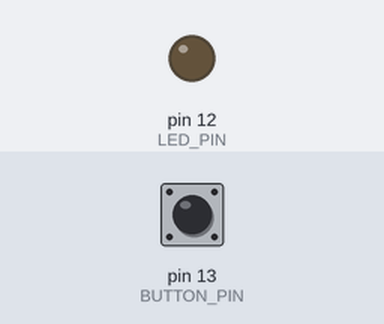
The program below on a simulated Raspberry Pi (header pin numbers). Shown: output pins drawn as LEDs (lit = HIGH). Dashed ring = blinking. The test bench sets the inputs (shaded band); at power-on: pin 13 (BUTTON_PIN) HIGH. Threads take turns every 2 ms.

Above: at 1.2 s.
1.3 s: pin 13 (BUTTON_PIN) pulled LOW for 0.15 s
At 2.1 s:
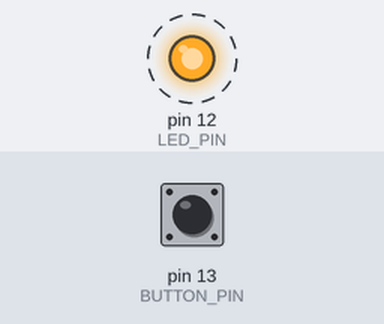
4.4 s: pin 13 (BUTTON_PIN) pulled LOW for 1 s
At 4.4 s:
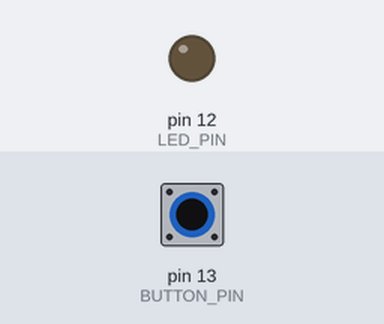
6.9 s: pin 13 (BUTTON_PIN) pulled LOW for 3.2 s
At 7.7 s:
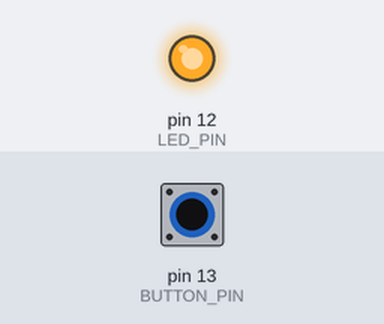
Timing chart, 0 to 19.1 s (numbered marks = the images above; inputs shaded):
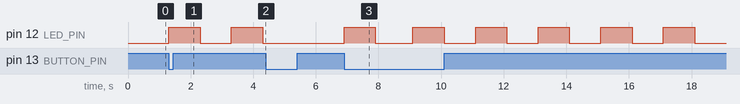

Measured:
- after the input at 1.3 s, pin 12 (LED_PIN): alternates HIGH for 1.0 s and LOW for 1.0 s, starting at once
- after the input at 4.4 s, pin 12 (LED_PIN): stays LOW (without the input it goes to HIGH after 0.90 s)
- after the input at 6.9 s, pin 12 (LED_PIN): goes HIGH 1.0 s, LOW 1.2 s, 4 × (HIGH 1.0 s, LOW 1.0 s), HIGH 1.0 s, then LOW, starting at once

The program:

blink_on_press.py
```python
import RPi.GPIO as gpio
import time
import threading

LED_PIN = 12 # led connected to GPIO18
BUTTON_PIN = 13 # button connected to GPIO27

exitFlag = 1
thread = None

# LED class
class led:
    def __init__(self, pin):
        self.pin = pin
    def on(self):
        gpio.output(self.pin, gpio.HIGH)
    def off(self):
        gpio.output(self.pin, gpio.LOW)
    def blink(self, timeOn, timeOff):
        self.on()
        time.sleep(timeOn)
        self.off()
        time.sleep(timeOff)
        return

# thread class
class blink_thread(threading.Thread):
    def __init__(self, pin):
        threading.Thread.__init__(self)
        self.led = led(pin)
    def run(self):
        while not exitFlag:
            self.led.blink(1, 1)

def main():
    # use board pin numbers
    gpio.setmode(gpio.BOARD)

    # set up gpio.pins
    gpio.setup(LED_PIN, gpio.OUT)
    gpio.setup(BUTTON_PIN, gpio.IN)

    global exitFlag
    global thread
    while True:
        if not gpio.input(BUTTON_PIN):
            if exitFlag:
                exitFlag = 0
                thread = blink_thread(LED_PIN)
                thread.start()
            else:
                exitFlag = 1
            time.sleep(1)
        time.sleep(0.1)

try:
    main()
except KeyboardInterrupt:
    print
    exitFlag = 1
    if not thread is None:
        thread.join()
        print "Waiting for blink thread"
    gpio.cleanup()
    print "Done"
```
